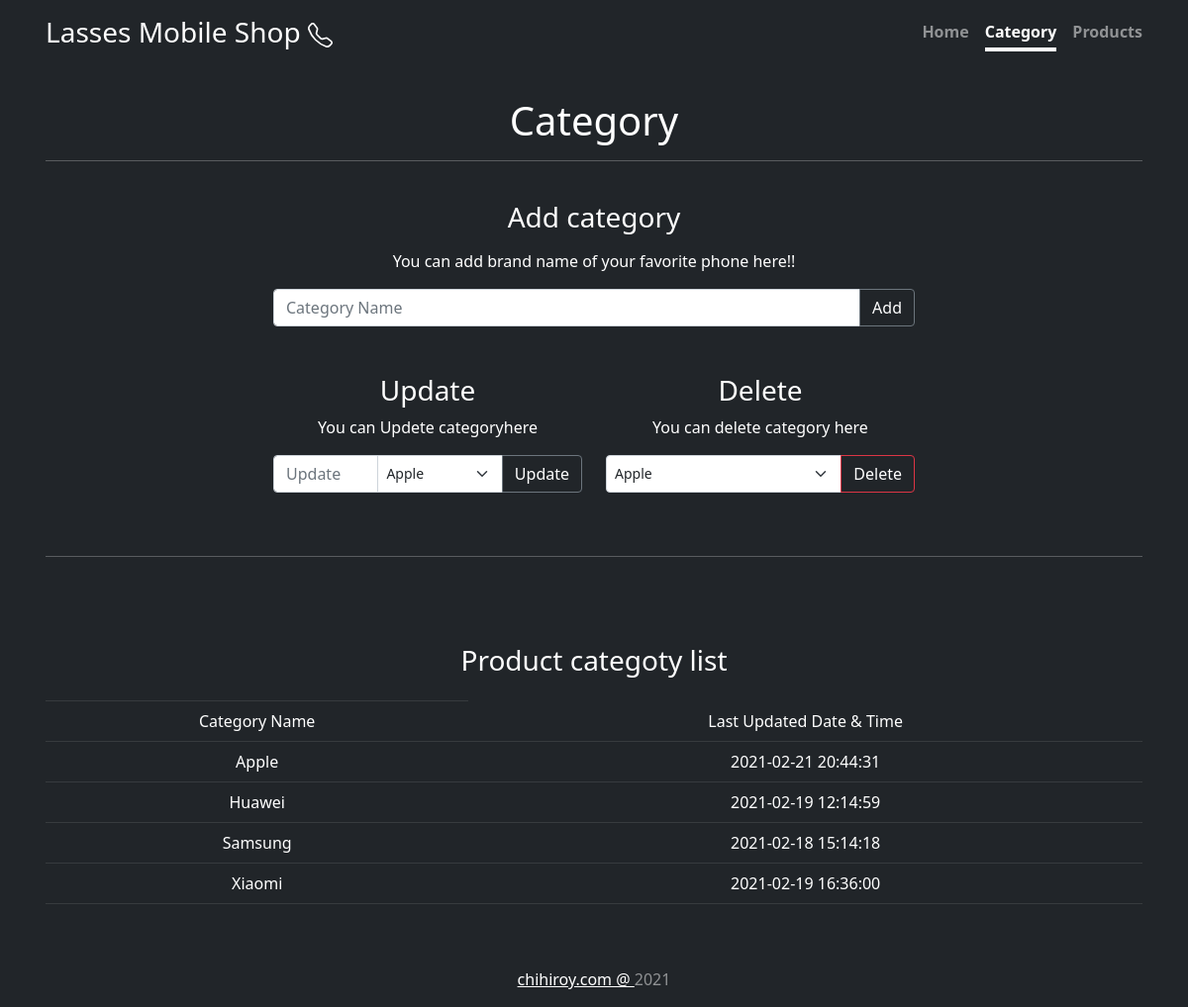
The app's page /category.php with its own data.
### tables this page shows
CREATE TABLE `categories` (
  `c_id` int(11) NOT NULL,
  `c_name` varchar(35) DEFAULT NULL,
  `created_date` datetime DEFAULT CURRENT_TIMESTAMP ON UPDATE CURRENT_TIMESTAMP
);

### category.php (the view, shortened to what this page needs)
<?php
    $servername = "localhost";
    $username = "root";
    $password = "";
    $dbname = "mobile";
    $conn = new mysqli($servername, $username, $password,$dbname);
?>
<!doctype html>
<html lang="en" class="h-100">
  <head>
    <link href="https://cdn.jsdelivr.net/npm/bootstrap@5.0.0-beta2/dist/css/bootstrap.min.css" rel="stylesheet">
    <link href="cover.css" rel="stylesheet">
  </head>
<body class="d-flex h-100 text-center text-white bg-dark">
  <div class="container d-flex w-100 h-100 p-3 mx-auto flex-column">
    <header class="mb-auto">
        <div>
        <h3 class="float-lg-start mb-5">
      Lasses Mobile Shop
      </h3>
        <nav class="nav nav-masthead float-lg-end">
            <a class="nav-link " aria-current="page" href="index.php">Home</a>
            <a class="nav-link active" href="category.php">Category</a>
            <a class="nav-link " href="products.php">Products</a>
        </nav>
        </div>
  </header>
<main>
            <h1>Category</h1>
    <hr><br>
    <div class="container cover-container">
            <h3 class="mb-3">Add category</h3>
            <p>You can add brand name of your favorite phone here!!</p>
            <form method="post">
                <div class="input-group ">
                        <input type="text" class="form-control" placeholder="Category Name" name="category" required>
                        <button class="btn btn-outline-secondary text-white" type="submit" name="add">Add</button>
                </div>
            </form>
            <div class="row mt-5">
                <div class="col-md-6">
                        <h3>Update</h3>
                        <p>You can Updete categoryhere</p>
                        <div class="row">
                <form method="post">
                    <div class="input-group ">
                            <input type="text" class="form-control" placeholder="Update" name="new_category" required>
                    <select name = "category" class="form-select form-select-sm">
                        <?php
                            $sql3="SELECT * FROM categories";
                            $result = $conn->query($sql3);
                            $count= mysqli_num_rows($result);
                            if($count > 0){
                            while($row=$result->fetch_assoc()){
                            echo"<option value=".$row['c_id'].">".$row['c_name']."</option>";
                    }
                }
                        ?>
                            </select>
                            <button class="btn btn-outline-secondary text-white" type="submit" name="update">Update</button>
                    </div>
                </form>
                </div>
                </div>
                <div class="col-md-6">
                    <h3>Delete</h3>
                    <p>You can delete category here</p>
                    <form method="post">
                        <div class="input-group ">
                                <select name = "delete_category" class="form-select form-select-sm">
                                    <?php
                                        $sql3="SELECT * FROM categories";
                                        $result = $conn->query($sql3);
                                        $count= mysqli_num_rows($result);
                                        if($count > 0){
                                        while($row=$result->fetch_assoc()){
                                        echo"<option value=".$row['c_id'].">".$row['c_name']."</option>";
                    }
                }
                                    ?>
                                </select>
                        <button class="btn btn-outline-danger text-white" type="submit" name="delete">Delete</button>
                        </div>
                    </form>
                    </div>
                </div>
    </div>
    <br><hr><br>
    <?php
        $sql2 = "SELECT * FROM categories";
        $result = $conn->query($sql2);
        if($result->num_rows > 0){
            echo "<h3 class='mt-5'>Product categoty list</h3>";
            echo "<table class='table table-dark table-hover'><th><tr><td>Category Name</td><td>Last Updated Date & Time</td></tr></th>";
            while($row=$result->fetch_assoc()){
                echo "<tr><td>".$row["c_name"]."</td><td>".$row["created_date"]."</td></tr>";
            }
            echo "</table>";
        }else {
            echo "No Record Found".$conn->error;
        }
    ?>
</main>
<footer class="text-white-50 mt-5">
    <p ><a href="https://www.chihiroy.com/" class="text-white ">chihiroy.com @ </a><?php echo date("Y");?></p>
</footer>
</div>
</body>
</html>

### cover.css (style rules this page uses)
.nav-masthead .nav-link { padding: .25rem 0; font-weight: bold; color: rgba(255, 255, 255, .5); background-color: transparent; border-bottom: .25rem solid transparent; }
.nav-masthead .nav-link+.nav-link { margin-left: 1rem; }
.nav-masthead .active { color: #fff; border-bottom-color: #fff; }
.cover-container { max-width: 42em; }

### records on screen
categories: c_name "Apple", created_date "2021-02-21 20:44:31"
categories: c_name "Huawei", created_date "2021-02-19 12:14:59"
categories: c_name "Samsung", created_date "2021-02-18 15:14:18"
categories: c_name "Xiaomi", created_date "2021-02-19 16:36:00"

### other values on screen
form field category "Apple"
form field delete_category "Apple"
